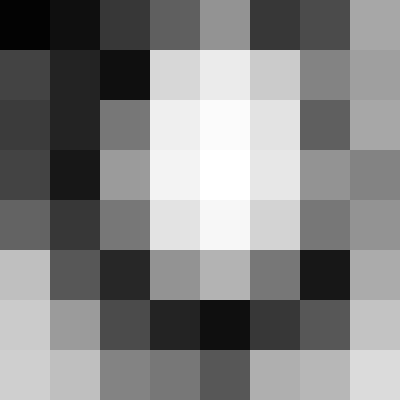
#> input picture reveal/checkequations/mysolution.png, 400 x 400 px
$ python histogramaker.py
#> lines starting #> are read from the running program, lines starting #| are printed output that depends on the picture
import cv2
import numpy as np
from matplotlib import pyplot as plt

img = cv2.imread('mysolution.png',0)
#> img is the input picture: shape (400, 400); min 3, max 255, mean 131.7

plt.hist(img.ravel(),256,[0,256]);
plt.savefig('mysolutionhistogram.png')
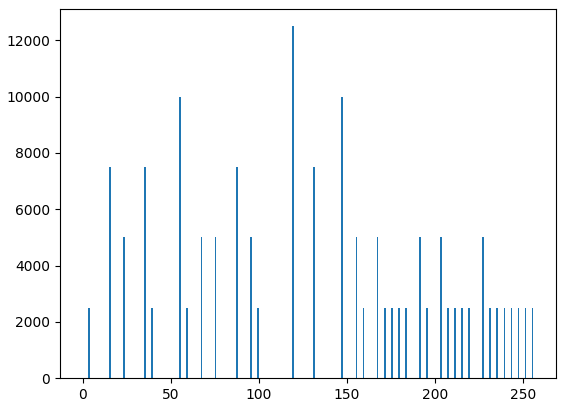
#> figure drawn by matplotlib, 1 panel; tallest bar 12500 high, from x = 119 to 120
